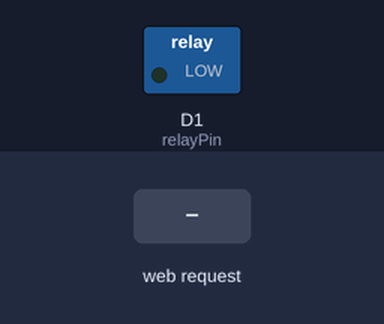
The sketch below on a simulated ESP8266 (Wemos D1 mini). On the bench: switched loads named in the sketch (green lamp = pin HIGH). The inputs (shaded band) are chosen by the test bench. WiFi joins after 1.5 s; servers stay silent unless stated; what the sketch prints to the serial monitor is not drawn.

Above: at 2.7 s.
2.8 s: HTTP request GET /open received
At 3.1 s:
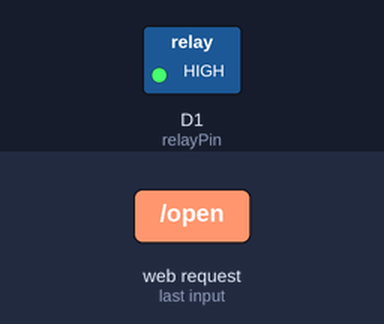
Timing chart, 0 to 5.8 s (numbered marks = the images above; inputs shaded):
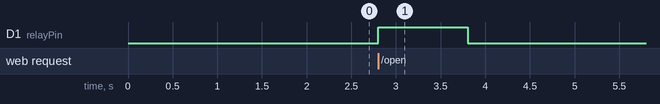

Measured:
- after the input at 2.8 s, D1 (relayPin): LOW → HIGH at once, → LOW 1.0 s later

The sketch:

wemos_relay.ino
```cpp
#include <ESP8266WiFi.h>

const char* ssid = "***";
const char* password = "***";
const int relayPin = D1;

WiFiServer server(80);

void setup() {
  Serial.begin(115200);
  delay(10);

  // prepare relay
  pinMode(relayPin, OUTPUT);
  digitalWrite(relayPin, LOW);

  // Connect to WiFi network
  Serial.println();
  Serial.println();
  Serial.print("Connecting to ");
  Serial.println(ssid);

  WiFi.mode(WIFI_STA);
  WiFi.begin(ssid, password);

  while (WiFi.status() != WL_CONNECTED) {
    delay(500);
    Serial.print(".");
  }
  Serial.println("");
  Serial.println("WiFi connected");

  // Start the server
  server.begin();
  Serial.println("Server started");

  // Print the IP address
  Serial.println(WiFi.localIP());
}

void loop() {
  // Check if a client has connected
  WiFiClient client = server.available();
  if (!client) {
    return;
  }

  // Wait until the client sends some data
  Serial.println("new client");
  while(!client.available()){
    delay(1);
  }

  // Read the first line of the request
  String req = client.readStringUntil('\r');
  Serial.println(req);
  client.flush();

  String status;
  if (req.indexOf("/open") != -1){
    openRelay();
    status = "OPEN";
  }else{
    Serial.println("404");
    status = "ERROR";
  }

  client.flush();

  String s = "HTTP/1.1 200 OK\r\nContent-Type: application/json\r\n\r\n";
  s += "{\"status\": \"" + status + "\"}";

  client.print(s);
  delay(1000);
  closeRelay();
  Serial.println("Client disonnected");
}

void openRelay(){
  Serial.println("OPEN");
  digitalWrite(relayPin, HIGH);
}

void closeRelay(){
  digitalWrite(relayPin, LOW);
  Serial.println("CLOSED");
}
```
